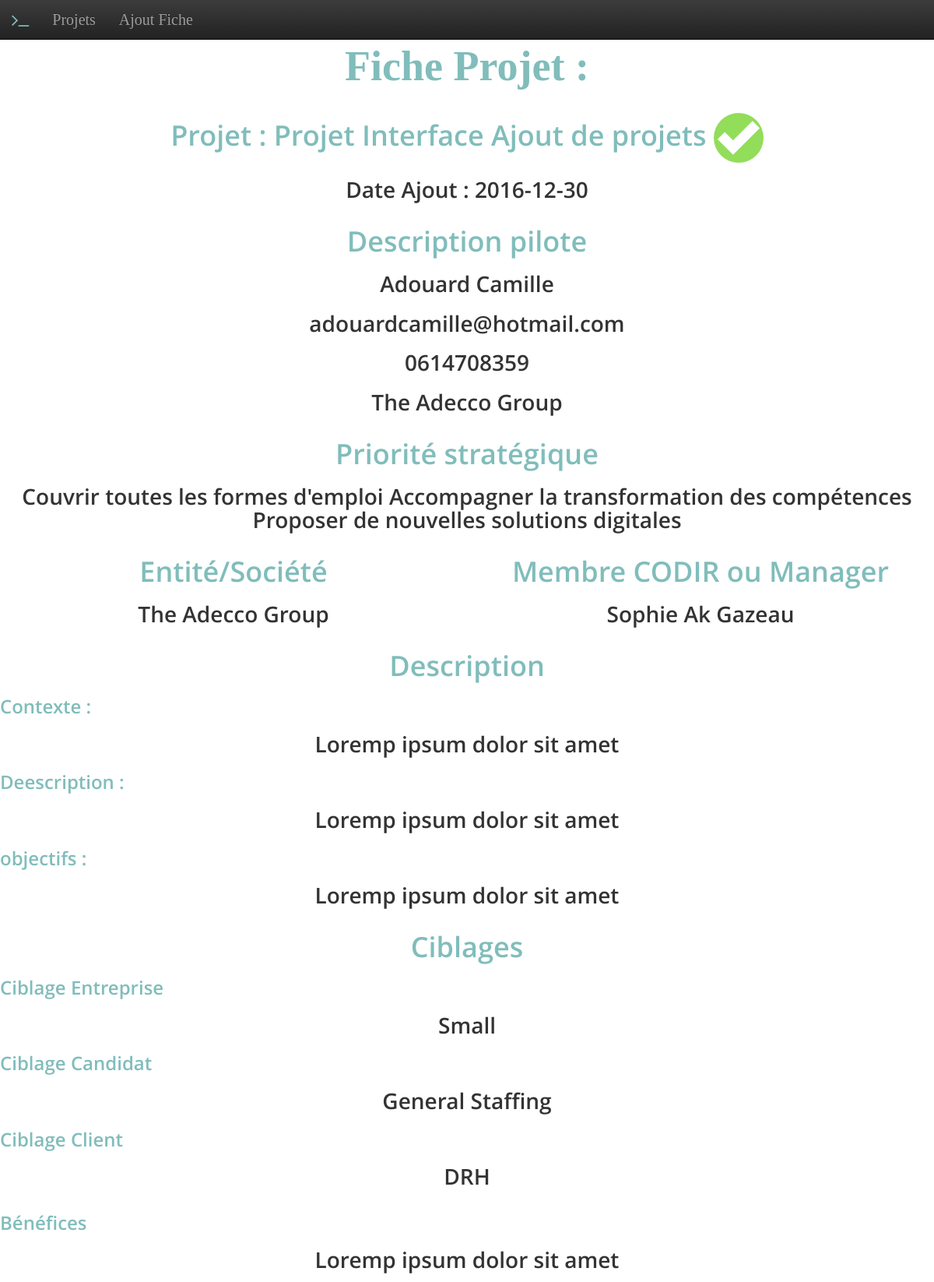
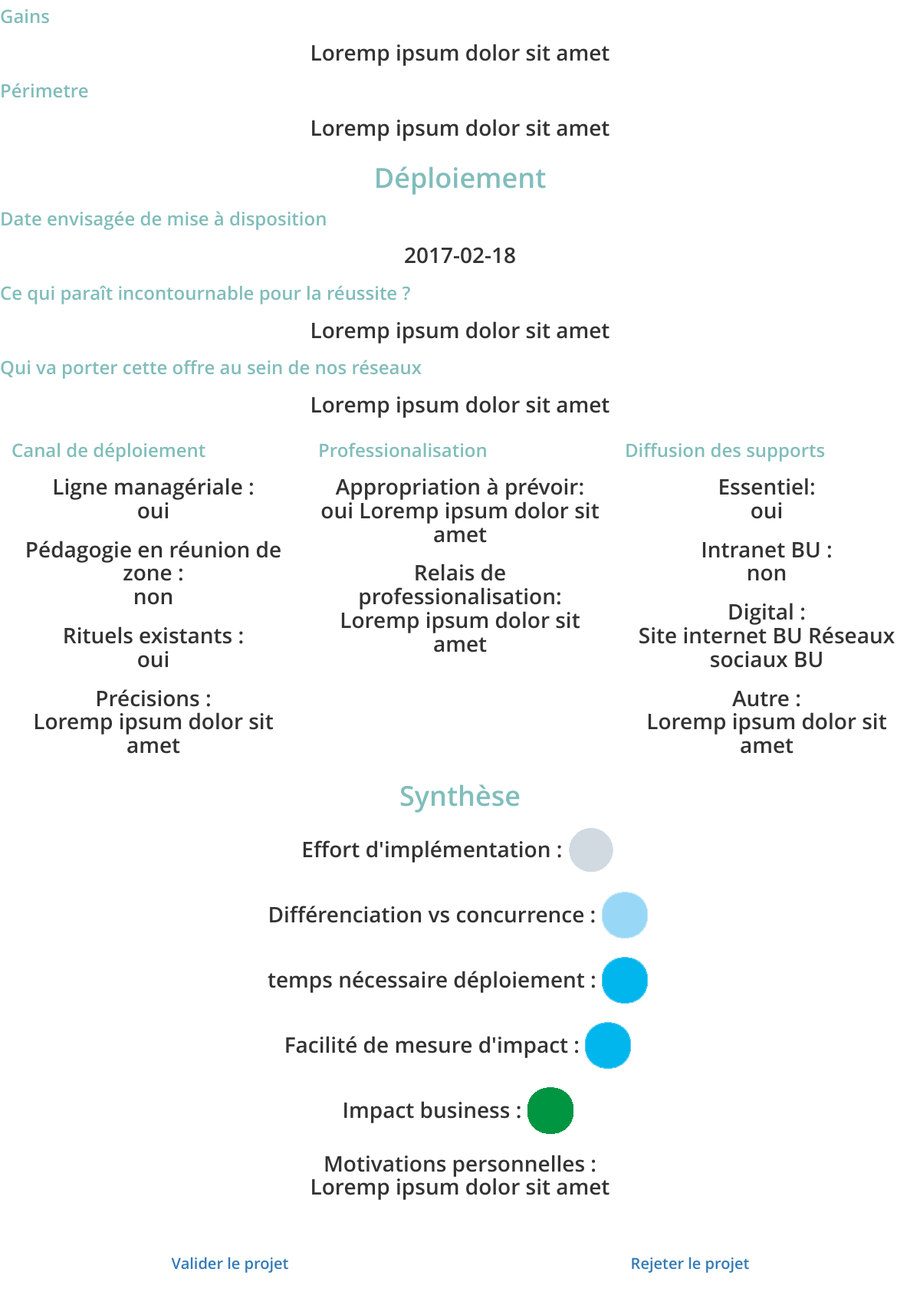
Screenshot of /fiche.php?ficheid=1 with the database file from the repository (2 pictures, top to bottom).
### tables this page shows
CREATE TABLE `fiches` (
  `id_fiche` int(11) NOT NULL,
  `titre_projet` varchar(40) NOT NULL,
  `date_demande_projet` date NOT NULL,
  `pilote_nom_fiche` varchar(40) NOT NULL,
  `pilote_email_fiche` varchar(40) NOT NULL,
  `pilote_mobile_fiche` varchar(10) NOT NULL,
  `pilote_soc_fiche` varchar(40) NOT NULL,
  `prio_strat_fiche` text NOT NULL,
  `bu_proj_fiche` varchar(40) NOT NULL,
  `nom_mem_fiche` varchar(40) NOT NULL,
  `contexte_proj_fiche` text NOT NULL,
  `description_proj_fiche` text NOT NULL,
  `objectif_proj_fiche` text NOT NULL,
  `ciblage_ent_fiche` varchar(40) NOT NULL,
  `ciblage_cand_fiche` varchar(40) NOT NULL,
  `ciblage_int_fiche` varchar(40) NOT NULL,
  `benef_proj_fiche` text NOT NULL,
  `gains_proj_fiche` text NOT NULL,
  `perim_proj_fiche` text NOT NULL,
  `date_deploi_fiche` date NOT NULL,
  `facteur_succ_fiche` text NOT NULL,
  `port_offre_fiche` text NOT NULL,
  `lignem_fiche` varchar(40) NOT NULL,
  `pedagogie_fiche` varchar(40) NOT NULL,
  `rituel_fiche` varchar(40) NOT NULL,
  `rituely_fiche` text,
  `ritueln_fiche` text,
  `approp_fiche` varchar(40) NOT NULL,
  `mode_apropr_fiche` text,
  `relprof_fiche` text NOT NULL,
  `diffess_fiche` varchar(40) NOT NULL,
  `diffintra_fiche` varchar(40) NOT NULL,
  `diffdig_fiche` varchar(40) NOT NULL,
  `diffelse_fiche` text NOT NULL,
  `syntheff_fiche` varchar(40) NOT NULL,
  `synthdiff_fiche` varchar(40) NOT NULL,
  `synthtime_fiche` varchar(40) NOT NULL,
  `synthimp_fiche` varchar(40) NOT NULL,
  `synthcrea_fiche` varchar(40) NOT NULL,
  `synthmotiv_fiche` text NOT NULL,
  `validation_fiche` varchar(40) NOT NULL
);

### fiche.php (the view, shortened to what this page needs)
<?php
  include 'header.php';
  $fiche = $_GET['ficheid'];
 ?>
 <div class="container">
   <div class="col-md-12">
     <h1 class="main-title">
       <strong>
         Fiche Projet :
       </strong>
     </h1>
   </div>
   <div class="cold-md-12 tasklist">
     <?php
      $reponse_id = $bdd->query('SELECT * FROM fiches WHERE id_fiche="'.$fiche.'"');
      while ($donnees2 = $reponse_id->fetch())
      {
    ?>
      <div class="col-md-12 task">
        <h1>
          <strong>
            Projet :
            <?php echo $donnees2['titre_projet'] ?>
          </strong>
          <?php
            switch ($donnees2['validation_fiche']) {
          ?>
          <?php
              case 'approved':
          ?>
                <img src="img\approved.png" alt="" />
          <?php
                break;
          ?>
          <?php
            }
           ?>
        </h1>
        <h2>
          <strong>
            Date Ajout :
            <?php echo $donnees2['date_demande_projet'] ?>
          </strong>
        </h2>
        <div class="col-md-12">
          <h1>
            Description pilote
          </h1>
          <h2>
            <strong>
              <?php echo $donnees2['pilote_nom_fiche']; ?>
            </strong>
          </h2>
          <h2>
            <strong>
              <?php echo $donnees2['pilote_email_fiche']; ?>
            </strong>
          </h2>
          <h2>
            <strong>
                <?php echo $donnees2['pilote_mobile_fiche']; ?>
            </strong>
          </h2>
          <h2>
            <strong>
                <?php echo $donnees2['pilote_soc_fiche']; ?>
            </strong>
          </h2>
        </div>
        <div class="col-md-12">
          <h1>
            Priorité stratégique
          </h1>
          <h2>
            <strong>
              <?php echo $donnees2['prio_strat_fiche']; ?>
            </strong>
          </h2>
        </div>
        <div class="col-md-6">
          <h1>
            Entité/Société
          </h1>
          <h2>
            <strong>
              <?php echo $donnees2['bu_proj_fiche']; ?>
            </strong>
          </h2>
        </div>
        <div class="col-md-6">
          <h1>
            Membre CODIR ou Manager
          </h1>
          <h2>
            <strong>
              <?php echo $donnees2['nom_mem_fiche']; ?>
            </strong>
          </h2>
        </div>
        <div class="col-md-12">
          <h1>
            Description
          </h1>
          <h3>Contexte :</h3>
          <h2>
            <strong>
              <?php echo $donnees2['contexte_proj_fiche']; ?>
            </strong>
          </h2>
          <h3>Deescription :</h3>
          <h2>
            <strong>
              <?php echo $donnees2['description_proj_fiche']; ?>
            </strong>
          </h2>
          <h3>objectifs :</h3>
          <h2>
            <strong>
              <?php echo $donnees2['objectif_proj_fiche']; ?>
            </strong>
          </h2>
        </div>
        <div class="col-md-12">
          <h1>
            Ciblages
          </h1>
          <h3>Ciblage Entreprise</h3>
          <h2>
            <strong>
              <?php echo $donnees2['ciblage_ent_fiche']; ?>
            </strong>
          </h2>
          <h3>Ciblage Candidat</h3>
          <h2>
            <strong>
              <?php echo $donnees2['ciblage_cand_fiche']; ?>
            </strong>
          </h2>
          <h3>Ciblage Client</h3>
          <h2>
            <strong>
              <?php echo $donnees2['ciblage_int_fiche']; ?>
            </strong>
          </h2>
        </div>
        <div class="col-md-12">
          <h3>
            Bénéfices
          </h3>
          <h2>
            <strong>
              <?php echo $donnees2['benef_proj_fiche']; ?>
            </strong>
          </h2>
          <h3>
            Gains
          </h3>
          <h2>
            <strong>
              <?php echo $donnees2['gains_proj_fiche']; ?>
            </strong>
          </h2>
          <h3>
            Périmetre
          </h3>
          <h2>
            <strong>
              <?php echo $donnees2['perim_proj_fiche']; ?>
            </strong>
          </h2>
        </div>
        <div class="col-md-12">
          <div class="col-md-12">
            <h1>
              Déploiement
            </h1>
            <h3>Date envisagée de mise à disposition</h3>
            <h2>
              <strong>
                <?php echo $donnees2['date_deploi_fiche']; ?>
              </strong>
            </h2>
            <h3>Ce qui paraît incontournable pour la réussite ?</h3>
            <h2>
              <strong>
                <?php echo $donnees2['facteur_succ_fiche']; ?>
              </strong>
            </h2>
            <h3>Qui va porter cette offre au sein de nos réseaux</h3>
            <h2>
              <strong>
                <?php echo $donnees2['port_offre_fiche']; ?>
              </strong>
            </h2>
          </div>
          <div class="col-md-12">
            <div class="col-md-4">
              <h3>Canal de déploiement</h3>
              <h2>
                Ligne managériale : <br>
                <strong>
                  <?php echo $donnees2['lignem_fiche']; ?>
                </strong>
              </h2>
              <h2>
                Pédagogie en réunion de zone : <br>
                <strong>
                  <?php echo $donnees2['pedagogie_fiche']; ?>
                </strong>
              </h2>
              <h2>
                Rituels existants : <br>
                <strong>
                  <?php echo $donnees2['rituel_fiche']; ?>
                </strong>
              </h2>
              <h2>
                Précisions : <br>
                <strong>
                  <?php
                    echo $donnees2['rituely_fiche'];
                  ?>
                </strong>
              </h2>
            </div>
            <div class="col-md-4">
              <h3>Professionalisation</h3>
              <h2>
                Appropriation à prévoir: <br>
                <strong>
                  <?php echo $donnees2['approp_fiche']; ?>
                  <?php echo $donnees2['mode_apropr_fiche']; ?>
                </strong>
              </h2>
              <h2>
                Relais de professionalisation: <br>
                <strong>
                  <?php echo $donnees2['relprof_fiche']; ?>
                </strong>
              </h2>
            </div>
            <div class="col-md-4">
              <h3>Diffusion des supports</h3>
              <h2>
                Essentiel: <br>
                <strong>
                  <?php echo $donnees2['diffess_fiche']; ?>
                </strong>
              </h2>
              <h2>
                Intranet BU : <br>
                <strong>
                  <?php echo $donnees2['diffintra_fiche']; ?>
                </strong>
              </h2>
              <h2>
                Digital : <br>
                <strong>
                  <?php echo $donnees2['diffdig_fiche']; ?>
                </strong>
              </h2>
              <h2>
                Autre : <br>
                <strong>
                  <?php echo $donnees2['diffelse_fiche']; ?>
                </strong>
              </h2>
            </div>
          </div>
          <div class="col-md-12">
            <h1>
              Synthèse
            </h1>
            <h2>
              Effort d'implémentation :
              <strong>
                <?php
                switch ($donnees2['syntheff_fiche']) {
                  case '1':
                ?>
                  <img src="img\level1.png" alt="" />
                <?php
                    break;
                ?>
                <?php
                }
                ?>
              </strong>
            </h2>
            <h2>
              Différenciation vs concurrence :
              <strong>
                <?php
                switch ($donnees2['synthdiff_fiche']) {
                ?>
                <?php
                  case '2':
                ?>
                  <img src="img\level2.png" alt="" />
                <?php
                    break;
                ?>
                <?php
                }
                ?>
              </strong>
            </h2>
            <h2>
              temps nécessaire déploiement :
              <strong>
                <?php
                switch ($donnees2['synthtime_fiche']) {
                ?>
                <?php
                  case '3':
                ?>
                  <img src="img\level3.png" alt="" />
                <?php
                    break;
                ?>
                <?php
                }
                ?>
              </strong>
            </h2>
            <h2>
              Facilité de mesure d'impact :
              <strong>
                <?php
                switch ($donnees2['synthimp_fiche']) {
                ?>
                <?php
                  case '3':
                ?>
                  <img src="img\level3.png" alt="" />
                <?php
                    break;
                ?>
                <?php
                }
                ?>
              </strong>
            </h2>
            <h2>
              Impact business :
              <strong>
                <?php
                switch ($donnees2['synthcrea_fiche']) {
                ?>
                <?php
                  case '5':
                ?>
                  <img src="img\level5.png" alt="" />
                <?php
                    break;
                }
                ?>
              </strong>
            </h2>
            <h2>
              Motivations personnelles : <br>
              <strong>
                <?php echo $donnees2['synthmotiv_fiche']; ?>
              </strong>
            </h2>
          </div>
        </div>
      </div>
    <?php
      }
      ?>
    <div class="col-md-12">
      <div class="col-md-6 validate">
        <a href="approved.php?ficheid=<?php echo $fiche ?>">Valider le projet</a>
      </div>
      <div class="col-md-6 validate">
        <a href="denied.php?ficheid=<?php echo $fiche ?>">Rejeter le projet</a>
      </div>
    </div>
   </div>
 </div>
  </body>
</html>

### header.php (shortened to what this page needs)
<!DOCTYPE html>
<html>
  <head>
    <link rel="stylesheet" href="https://maxcdn.bootstrapcdn.com/bootstrap/3.3.7/css/bootstrap.min.css">
    <link rel="stylesheet" href="https://maxcdn.bootstrapcdn.com/bootstrap/3.3.7/css/bootstrap-theme.min.css">
    <link rel="stylesheet" href="css/Mystyle.css">
    <link rel="stylesheet" href="css/font-awesome.min.css">
    <link rel="stylesheet" href="css/sweetalert2.css">
  </head>
  <body>
    <header>
      <nav class="navbar navbar-inverse navbar-fixed-top">
        <div class="container-fluid">
          <div class="navbar-header">
            <a class="navbar-brand" href="index.php">
              <i class="fa fa-terminal fa-lg" aria-hidden="true"></i>
            </a>
          </div>
          <div id="navbar" class="collapse navbar-collapse">
            <ul class="nav navbar-nav">
              <li>
                <a class="second-color" href="index.php">Projets</a>
              </li>
              <li>
                <a class="second-color" href="projects.php">Ajout Fiche</a>
              </li>
            </ul>
          </div>
        </div>
      </nav>
    </header>

### css/Mystyle.css (style rules this page uses)
nav { font-family: "bebas neue"; }
.navbar-brand i { color: #80BDBB; }
body { background-color: #dedede; font-size: 20px; font-family: "open_sanssemibold", "Comic Sans"; min-height: 100%; padding: 0px; }
.container { margin-top: 3%; width: 100%; background-color: white; padding: 0px; }
body h1 { color: #80BDBB; text-align: center; }
body h2 { font-size: 1.4em; text-align: center; }
body h3 { color: #80BDBB; }
.main-title strong { font-size: 1.5em; font-family: "bebas neue"; }
div.col-md-6.validate { padding-top: 5%; padding-bottom: 5%; text-align: center; }
div.col-md-12 { padding:0px; }

### rows the page displays
fiches: titre_projet "Projet Interface Ajout de projets", date_demande_projet "2016-12-30", pilote_nom_fiche "Adouard Camille", pilote_email_fiche "adouardcamille@hotmail.com", pilote_mobile_fiche "0614708359", pilote_soc_fiche "The Adecco Group", prio_strat_fiche "Couvrir toutes les formes d'emploi Accompagner la transformation des compétences Proposer de nouvelles solutions digitales", bu_proj_fiche "The Adecco Group", nom_mem_fiche "Sophie Ak Gazeau", contexte_proj_fiche "Loremp ipsum dolor sit amet", description_proj_fiche "Loremp ipsum dolor sit amet", objectif_proj_fiche "Loremp ipsum dolor sit amet", ciblage_ent_fiche "Small", ciblage_cand_fiche "General Staffing", ciblage_int_fiche "DRH", benef_proj_fiche "Loremp ipsum dolor sit amet", gains_proj_fiche "Loremp ipsum dolor sit amet", perim_proj_fiche "Loremp ipsum dolor sit amet", date_deploi_fiche "2017-02-18", facteur_succ_fiche "Loremp ipsum dolor sit amet", port_offre_fiche "Loremp ipsum dolor sit amet", lignem_fiche "oui", pedagogie_fiche "non", rituel_fiche "oui", rituely_fiche "Loremp ipsum dolor sit amet", approp_fiche "oui", mode_apropr_fiche "Loremp ipsum dolor sit amet", relprof_fiche "Loremp ipsum dolor sit amet", diffess_fiche "oui", diffintra_fiche "non", diffdig_fiche "Site internet BU Réseaux sociaux BU", diffelse_fiche "Loremp ipsum dolor sit amet", synthmotiv_fiche "Loremp ipsum dolor sit amet"
